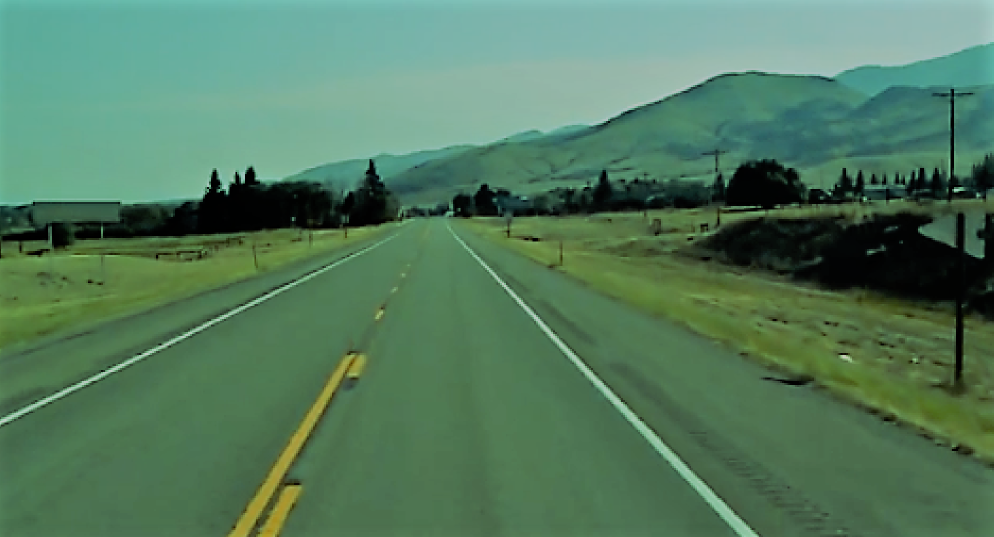
#> input picture imgs/bookImage.png, 1988 x 1073 px, found by its file name (shown at 1/2 size)
$ jupyter execute main.ipynb
#> lines starting #> are read from the running program, lines starting #| are printed output that depends on the picture; after the words box and inside, x2 and y2 are one past the last pixel; in counts of white or black regions, pixels touching at a corner belong together
# CH 5 Finding Road Markings Using OpenCV

- Why OpenCV: Preprocess image
- Why Deep Learning: One of many techniques to use.
- Why matplotlib: To visualize image
- Project: Identify road markings in a picture or video
- Why this project? We as humans can identify road markings but of course, autonomous driving cars cannot. We must build and test DL models for cameras to learn the road markings.

---

## Pipeline
1. Loading the image using OpenCV
2. Converting the image into grayscale
3. Smoothing the image
4. Canny edge detection
5. Masking the region of interest in an image
6. Applying bitwise_and
7. Implementing the Hough transform
8. Optimizing the detected road markings
9. Detecting road markings in an image
10. Detecting road masking in a video

[cell 1]
import cv2
import numpy as np
import matplotlib.pyplot as plt
import os

[cell 2]
def show_image(image):
    cv2.imshow('input_image', image)
    cv2.waitKey(0)
    cv2.destroyAllWindows()
    cv2.waitKey(1)

## Loading the image using OpenCV

- OpenCV will automatically convert images to use all 3 color channels
- IMREAD_UNCHANGED ex
    1. Load format is grayscale, apply this parameter within the imread func. **Result image is grayscale**
    2. Load format is grayscale, but don't apply this parameter within the imread func. **Result image is rgb**
    3. Load rgb, apply parameter within the imread func. **Result is rgb**
    4. Load rgb, don't apply parameter within the imread func. **Result is rgb**

[cell 3]
save_loaded_images = []

def load_image(image):

#> called with image = 'imgs/input/bookImage.png'
    original_image = cv2.imread(image)
#> original_image is the input picture: shape (1073, 1988, 3); mean B, G, R 94.2, 122.8, 82.6
    save_loaded_images.append(original_image)
    # show_image(original_image)

    return save_loaded_images

save_loaded_images = []

[cell 4]
picture = 'imgs/input/bookImage.png'
# [4 lines of commented-out code are left out]

images = load_image(picture)
#> images = 1 item

---

## Converting the image into grayscale
- RGB is a three-channel color image w/ each pixel in the image being composed of the three
- Grayscale is a one-channel color image with a value from 0 (black) - 255 (white)
- Why convert from RGB to Grayscale
    1. Faster to process (a single-channel image)
    2. Less computationally exspensive to process (a single-channel image)

[cell 5]
save_grayscaled_images = []

def convert_to_grayscale(image):

    gray_conversion = cv2.cvtColor(image, cv2.COLOR_RGB2GRAY)
    save_grayscaled_images.append(gray_conversion)
    # show_image(gray_conversion)

    return save_grayscaled_images

save_grayscaled_images = []

[cell 6]
# print(type(images))
for image in images:
    # print(image)
    lanelines_image =  np.copy(image)
    # print(lanelines_image)
    gray_scale_images = convert_to_grayscale(lanelines_image)
#> this loop made 1 pass
#> pass 1, in convert_to_grayscale, `gray_conversion = cv2.cvtColor(image, cv2.COLOR_RGB2GRAY)`:
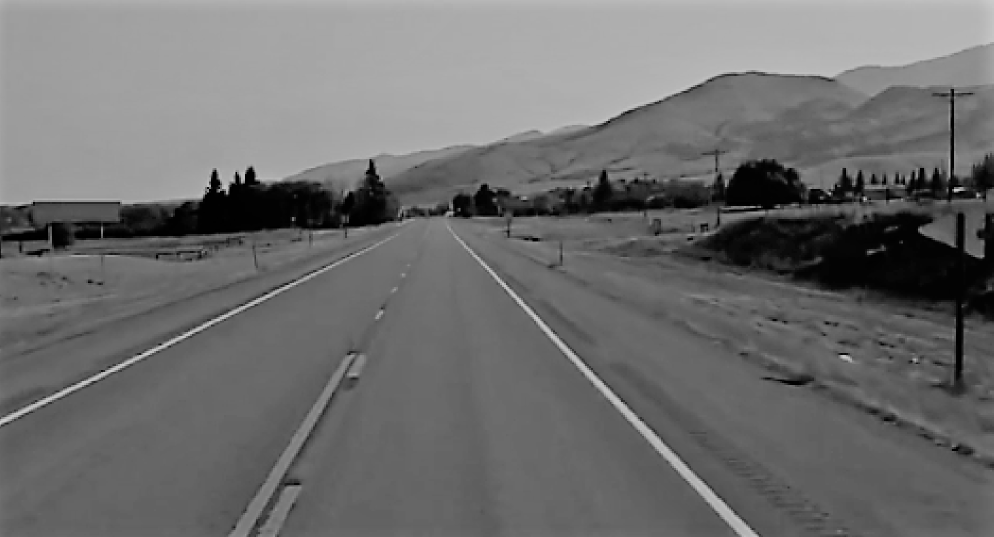
#> gray_conversion: shape (1073, 1988) (shown at 1/2 size); min 0, max 204, mean 109.7
gray_scale_images

---
## Smoothing the image

[cell 7]
save_smoothed_images = []

def smooth_image(image):
    blur_conversion = cv2.GaussianBlur(image, (5, 5), 0)
    # blur_conversion = cv2.medianBlur(image, 9, 0)
    print(blur_conversion)
    save_smoothed_images.append(blur_conversion)
    # show_image(blur_conversion)

    return save_smoothed_images

save_smoothed_images = []

[cell 8]
for gray_scale_image in gray_scale_images:
    smooth_gray_images = smooth_image(gray_scale_image)
smooth_gray_images

---

## Canny edge detection
- An edge is a region in an image where there is a sharp change in intensity or a sharp change in color between adjacent pixels in an image
- Gradient is the change over a series of pixels (google ex : gradient of image); think of a white box with a gradient (going from left to right) of Black. As we look across the box, px values start at 255 and eventually get to 0
- Canny func computes the gradient in all directions of a blurred image and will trace the strongest gradient as a series of pixels
    - image, threshold_1, threshold_2
    - A threshold set too high can miss important information
    - A threshold set too low will falsely identify irrelevant information (such as noise) as important
    - Play with threshold

[cell 9]
save_canny_images = []

def canny_edge_detection(image):
    # show_image(image)
    # smooth_grayscaled_image = smooth_image(image)
    # canny_conversion_image = cv2.Canny(smooth_grayscaled_image, 50, 20)
    canny_conversion_image = cv2.Canny(image, 150, 300)
    # print(canny_conversion_image)
    save_canny_images.append(canny_conversion_image)
    # show_image(canny_conversion_image)

    return save_canny_images

save_canny_images = []

[cell 10]
canny_edge_images = canny_edge_detection(lanelines_image)
#> in canny_edge_detection, `canny_conversion_image = cv2.Canny(image, 150, 300)`:
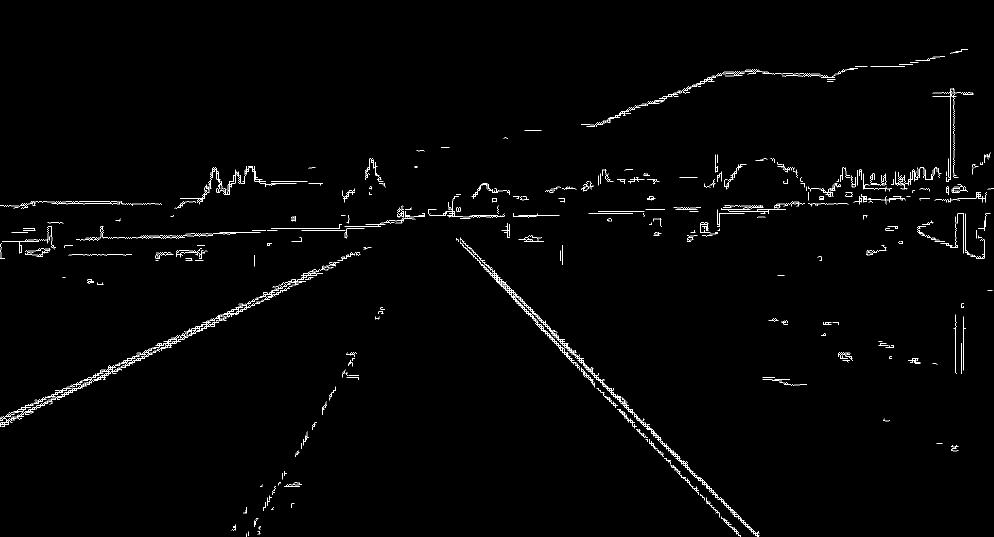
#> canny_conversion_image: shape (1073, 1988) (shown at 1/2 size); 1.1% white in thin lines or dots
#> canny_edge_images = 1 item

for canny_edge_image in canny_edge_images:
    canny_conversion = canny_edge_image
# show_image(canny_conversion)
# for smooth_gray_image in smooth_gray_images:
#     canny_conversion = canny_edge_detection(smooth_gray_image)

---

## Masking the region of interest in an image and Applying bitwise_and

- Make this region more prominent
- Creating the region with polygons
    [(a, b)
    (c, b)
    (d, e)]
    - a : bottom right corner; the higher the more to the right the corner will fold out
    - b : height of the image
    - c : bottom left corner; the higher the more to the right the corner will fold in
    - d :
    - e :

[cell 11]
save_masked_images = []

def reg_of_interest(image):
    Image_height = image.shape[0]
    print("Image_height : ", Image_height)

    polygons = np.array([
                        [
                            (2000, Image_height),
                            (10, Image_height),
                            (250, 2)
                        ]
                        ])
    print("polygons shape : ", np.shape(polygons))
    image_mask = np.zeros_like(image)
    cv2.fillPoly(image_mask, polygons, 255)
    # show_image(image_mask)
    masking_image = cv2.bitwise_and(image, image_mask)

    return masking_image

[cell 12]
cropped_image = reg_of_interest(canny_conversion)
#| Image_height :  1073
#| polygons shape :  (1, 3, 2)
#> in reg_of_interest, `cv2.fillPoly(image_mask, polygons, 255)`:
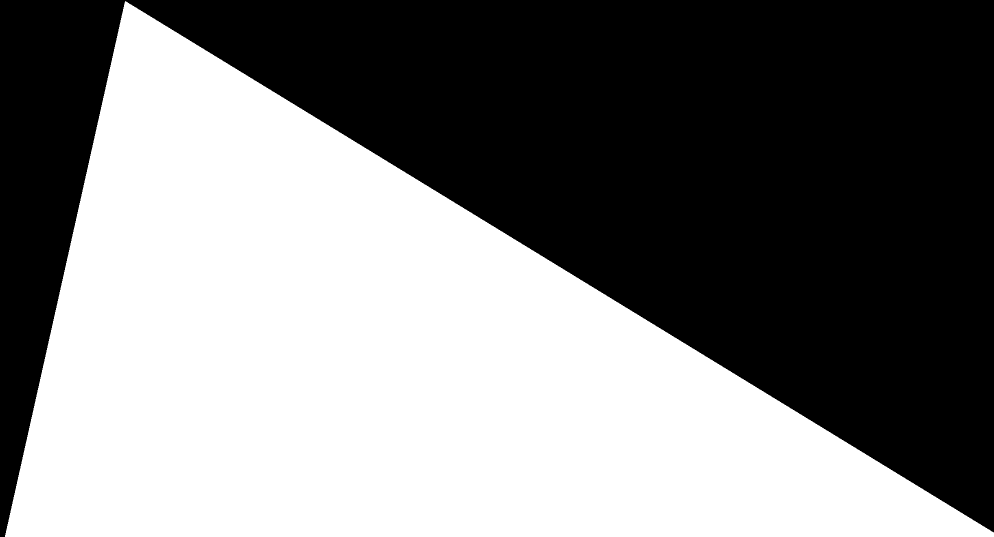
#> image_mask: shape (1073, 1988) (shown at 1/2 size); 50% white; 1 white region, box (x1, y1, x2, y2) and area: (10, 2, 1988, 1073) 1066171
#> in reg_of_interest, `masking_image = cv2.bitwise_and(image, image_mask)`:
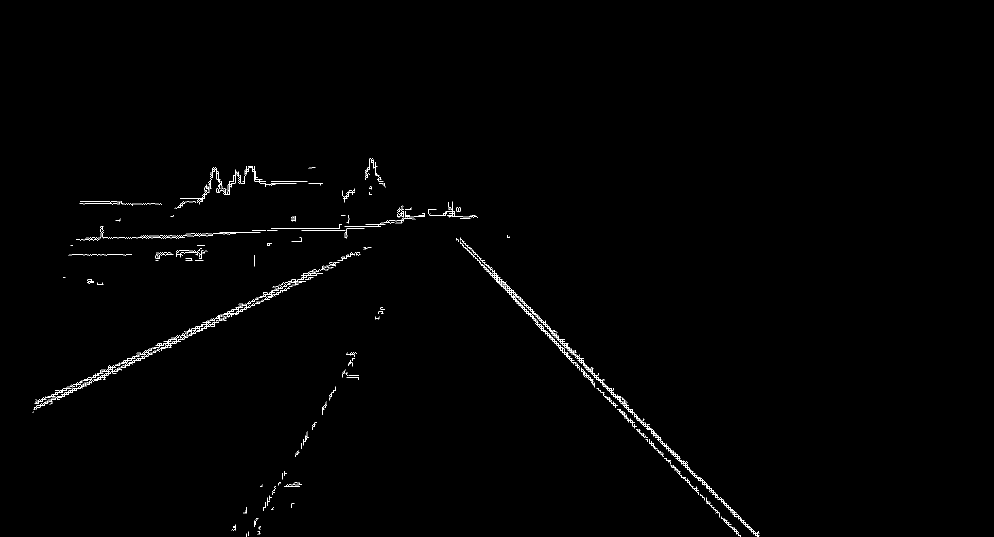
#> masking_image: shape (1073, 1988) (shown at 1/2 size); 0.58% white in thin lines or dots, all inside (x1, y1, x2, y2) = (65, 317, 1519, 1073)
show_image(cropped_image)

---

## Implementing the Hough transform

- Purpose of this is to detect lines in an image given the region of interest

[cell 13]
def show_lines(image, lines):
    lines_image = np.zeros_like(image)
    # print(lines_image)
    # print(lines != None)
    if lines is not None:
        # print(lines)
        for line in lines:
            # print(line, np.shape(line), np.shape(line.reshape(4)))
            X1, Y1, X2, Y2 = line.reshape(4)
            # print(X1, Y1, X2, Y2)
            cv2.line(lines_image, (X1, Y1), (X2, Y2), (0, 0, 255), 10)
    return lines_image

[cell 14]
lane_lines = cv2.HoughLinesP(cropped_image, 2, np.pi/180, 10, minLineLength=40, maxLineGap=5)
#> lane_lines = 59 rows, first 6: [1442, 998, 1515, 1071], [992, 561, 1075, 642], [1404, 991, 1473, 1067], [1064, 637, 1135, 706], [368, 673, 583, 573], [1076, 638, 1263, 825]
# show_image(lanelines_image)
linelines_image = show_lines(lanelines_image, lane_lines)
#> the loop in show_lines, `for line in lines:` made 59 passes
#> (X1, Y1, X2, Y2) on passes 1 to 12: (1442, 998, 1515, 1071), (992, 561, 1075, 642), (1404, 991, 1473, 1067), (1064, 637, 1135, 706), (368, 673, 583, 573), (1076, 638, 1263, 825), (986, 546, 1510, 1070), (390, 656, 546, 584), (912, 477, 1031, 596), (1091, 668, 1189, 766), (182, 754, 266, 713), (455, 624, 496, 605)
#> after the loop in show_lines, `for line in lines:`:
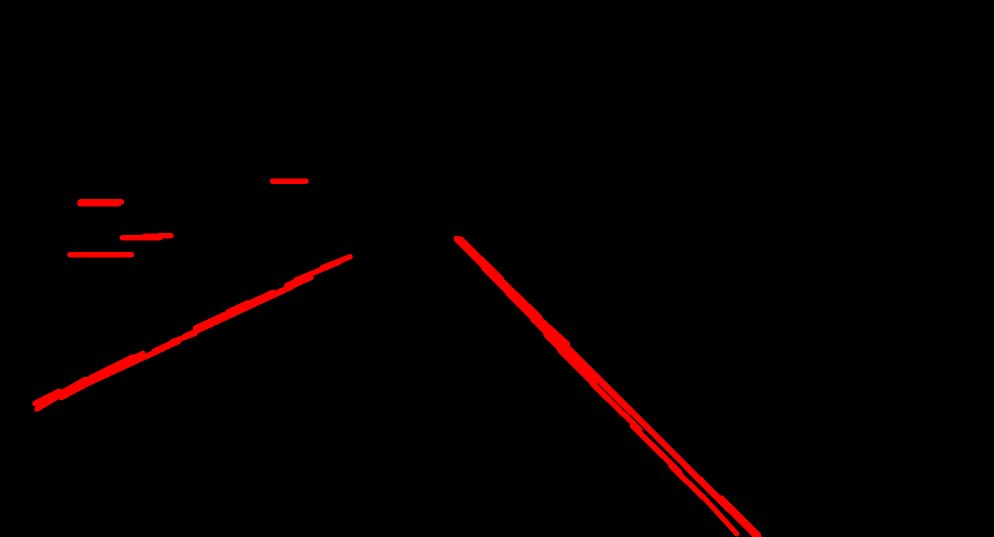
#> lines_image: shape (1073, 1988, 3) (shown at 1/2 size); mean of channels 0, 1, 2 0, 0, 4.4; drawn as B, G, R
# show_image(images[0])
show_image(linelines_image)
# show_image(images[0])

$ run again, with imgs/testDataSetImage2.png copied over imgs/bookImage.png
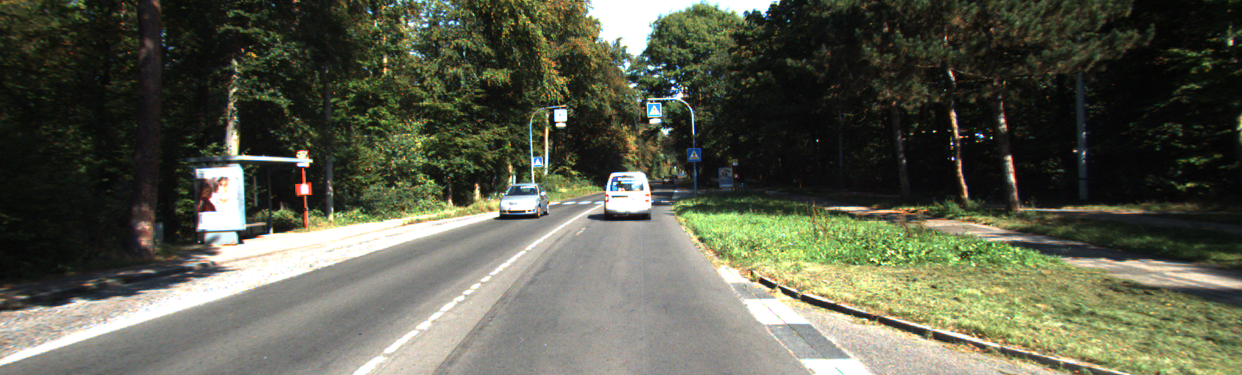
#> input picture imgs/testDataSetImage2.png, 1242 x 375 px, found by its file name
#> in load_image, original_image is the input picture: shape (375, 1242, 3); mean B, G, R 76.3, 92.3, 90.1
#> images = 1 item
#> the loop `for image in images:` made 1 pass
#> the loop `for gray_scale_image in gray_scale_images:` made 1 pass
#> (printed output is left out)
#> in canny_edge_detection, `canny_conversion_image = cv2.Canny(image, 150, 300)`:
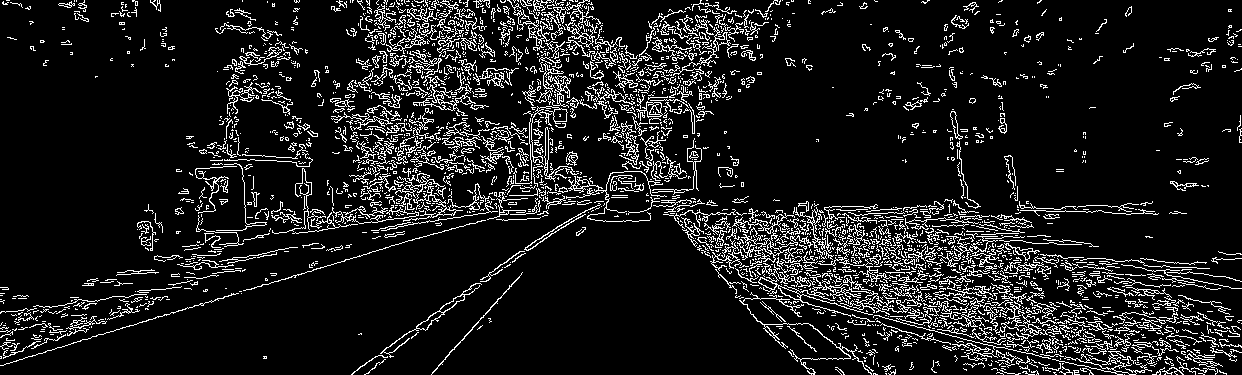
#> canny_conversion_image: shape (375, 1242); 10.8% white in thin lines or dots
#> the loop `for canny_edge_image in canny_edge_images:` made 1 pass
#| Image_height :  375
#| polygons shape :  (1, 3, 2)
#> image_mask: shape (375, 1242); 66.5% white; 1 black region, box (x1, y1, x2, y2) and area: (0, 0, 1242, 375) 156126
#> masking_image: shape (375, 1242); 8.6% white in thin lines or dots
#> lane_lines = 127 rows, first 6: [765, 260, 811, 265], [952, 270, 1003, 273], [834, 236, 908, 243], [427, 222, 502, 209], [764, 242, 859, 265], [742, 237, 792, 255]
#> the loop in show_lines, `for line in lines:` made 127 passes
#> after the loop in show_lines, `for line in lines:`:
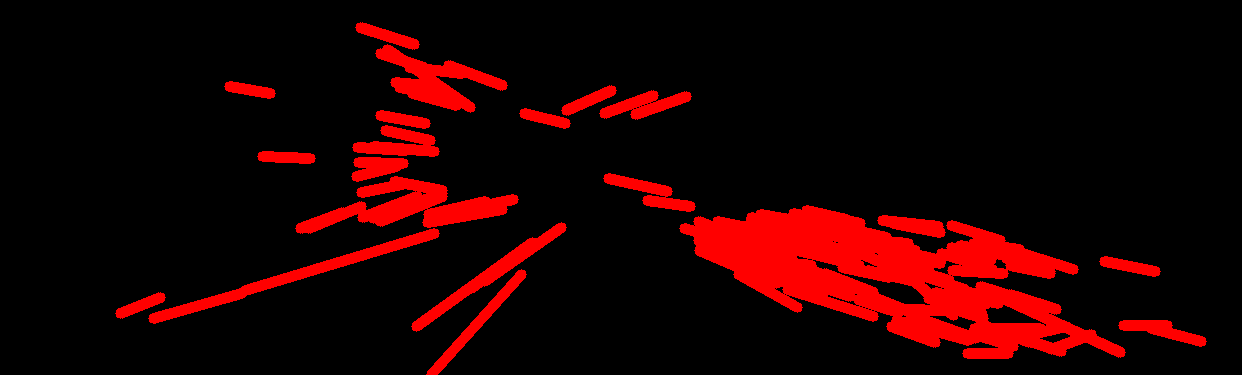
#> lines_image: shape (375, 1242, 3); mean of channels 0, 1, 2 0, 0, 32.4; drawn as B, G, R
